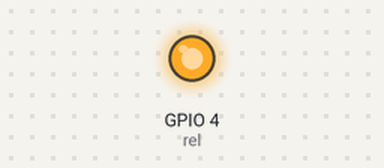
Bench run of a program on a simulated Raspberry Pi (BCM pin numbers). Shown: output pins drawn as LEDs (lit = HIGH). The clock reads 2024-03-15 10:24:30 at power-on unless the program sets it.

Above: at 17.5 s.
At 37.5 s:
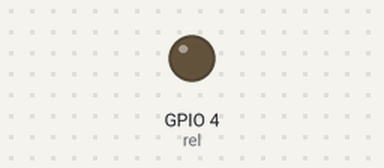
Timing chart, 0 to 78.0 s (numbered marks = the images above):
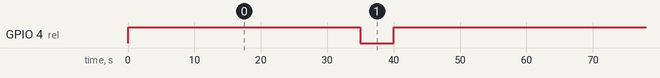

The program:

lampka.py
```python
import RPi.GPIO as GPIO
import time

rel = 4
GPIO.setmode(GPIO.BCM)
GPIO.setup(rel,GPIO.OUT, initial=GPIO.HIGH)

while True:
    czas = time.strftime("%S")
    if int(czas) == 5 :
        GPIO.output(rel, GPIO.LOW)
        time.sleep(5)
        GPIO.output(rel, GPIO.HIGH)
```

Measured:
- by itself, GPIO 4 (rel): alternates HIGH for 55.0 s and LOW for 5.0 s
